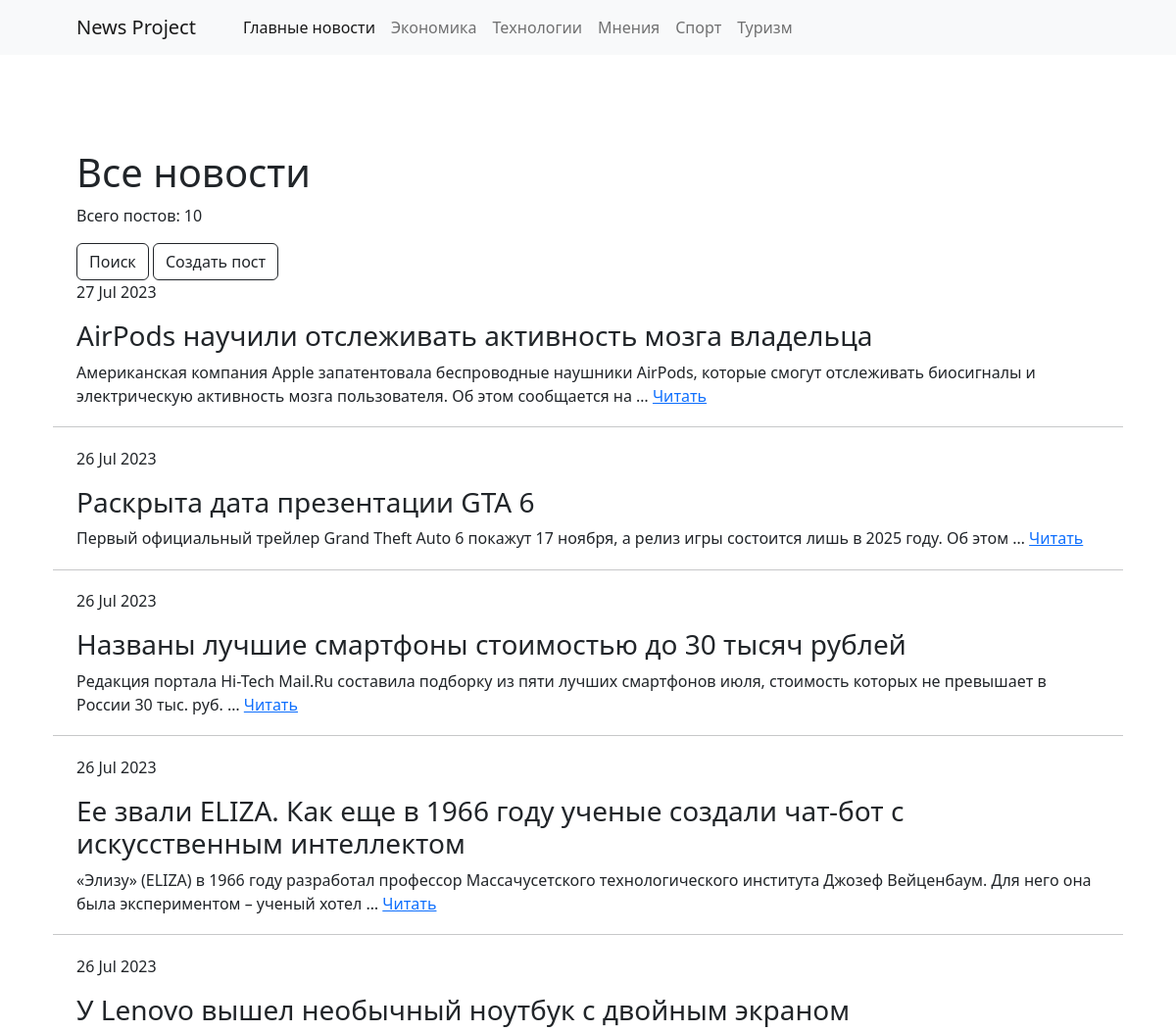
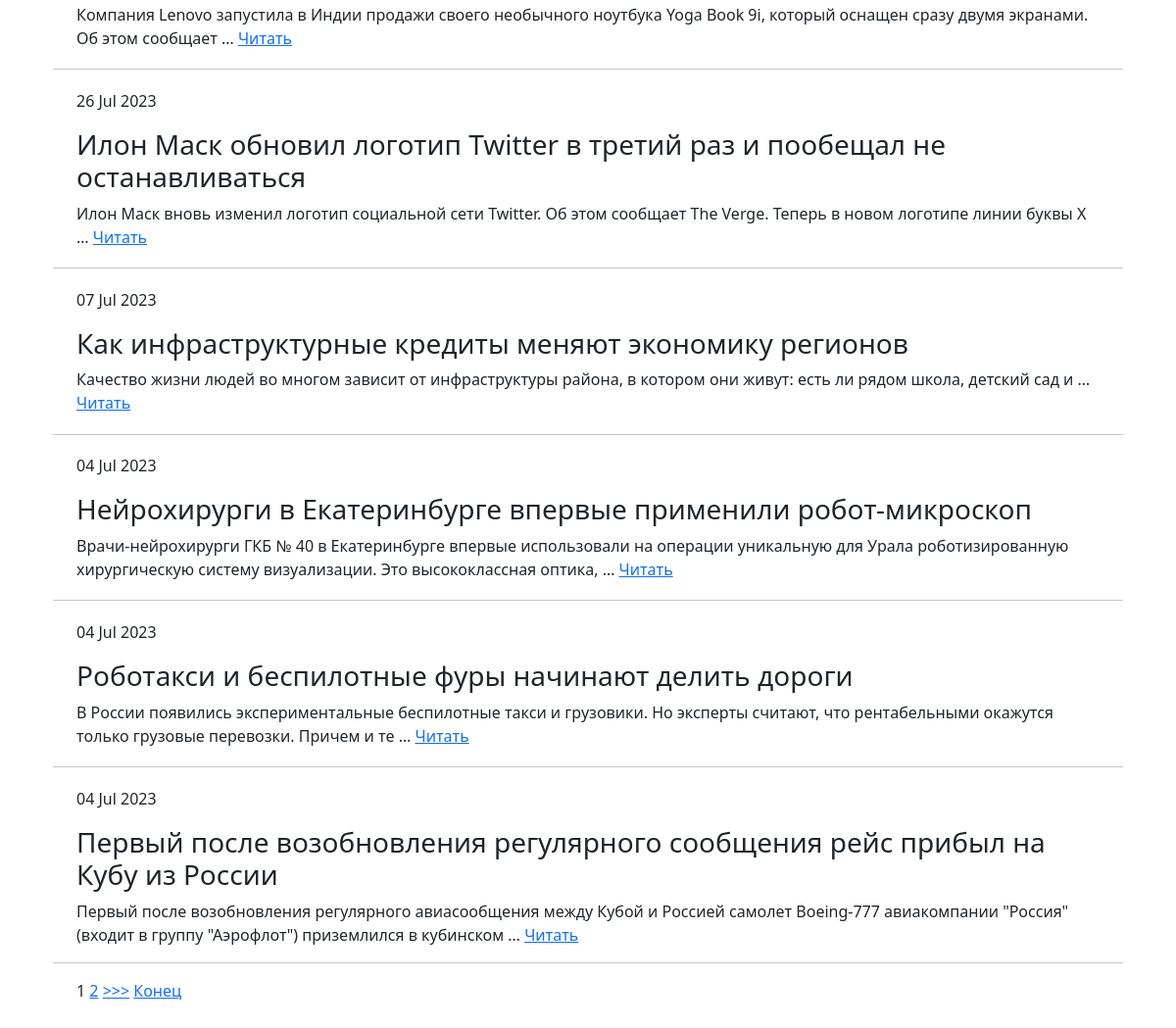
The page / on the database its author committed (2 pictures, top to bottom).
### news/models.py (models this page shows, shortened)
class Category(models.Model):
    name = models.CharField(max_length=64, unique=True)
    subscribers = models.ManyToManyField(User, through='UserCategory', blank=True)
    slug = models.SlugField(max_length=255, unique=True, db_index=True, null=True)

class Post(models.Model):
    author = models.ForeignKey(Author, on_delete=models.CASCADE)
    is_news = models.BooleanField(default=False)  # news=True, article=False
    date = models.DateTimeField(auto_now_add=True)
    title = models.CharField(max_length=255)
    text = models.TextField()
    rating = models.IntegerField(default=0)
    category = models.ManyToManyField(Category, related_name='posts', through='PostCategory')

### news/views.py (the view)
# urls.py: path('', PostList.as_view(), name='news'),
class PostList(ListView):
    model = Post
    template_name = 'news.html'
    context_object_name = 'posts'
    ordering = ['-id']
    paginate_by = 10
    def get_context_data(self, **kwargs):
        context = super().get_context_data(**kwargs)
        context['is_not_author'] = not self.request.user.groups.filter(name='authors').exists()
        context['is_not_login'] = not self.request.user.is_authenticated
        return context

### news/templatetags/custom_tags.py (called while the page is built)
@register.inclusion_tag('navigation.html', takes_context=True)
def show_navigation(context):
    categories = Category.objects.all()
    return {
        "categories": categories,
    }

### templates/news.html (shortened to what this page needs)
{% extends 'default.html' %}
{% load custom_filters %}
{% block content %}
<h1>Все новости</h1>
<p>Всего постов: {{ posts | length}}</p>
<div>
    <a class="btn btn-outline-dark mt-auto" href="{% url 'search' %}">Поиск</a>
    <a class="btn btn-outline-dark mt-auto" href="{% url 'post_add' %}">Создать пост</a>
</div>
{% for post in posts %}
<br>
<p>{{ post.date | date:'d M Y' }}</p>
<h3>{{ post.title | censure:'***' }}</h3>
<p>{{ post.text | truncatewords:20 | censure:'***' }} <a href="{% url 'post_detail' post.id %}">Читать</a></p>
<hr>
{% endfor %}
{% if is_paginated %}
    <p>
    {% for num in page_obj.paginator.page_range %}
        {% if page_obj.number == num %}
            <a>{{ num }}</a>
        {% elif num > page_obj.number|add:'-3' and num < page_obj.number|add:'3' %}
            <a href="?page={{ num }}">{{ num }}</a>
        {% endif %}
    {% endfor %}
    {% if page_obj.has_next %}
        <a href="?page={{ page_obj.next_page_number }}">>>></a>
        <a href="?page={{ page_obj.paginator.num_pages }}">Конец</a>
    {% endif %}
    </p>
{% endif %}
{% endblock content %}

### templates/navigation.html
{% load cache %}
{% cache 300 navigation %}
<ul class="navbar-nav me-auto mb-2 mb-lg-0 ms-lg-4">
    <li class="nav-item"><a class="nav-link active" aria-current="page" href="/">Главные новости</a></li>
    {% for category in categories %}
    <li class="nav-item"><a class="nav-link" href="{% url 'categories' category.slug %}">{{ category.name }}</a></li>
    {% endfor %}
</ul>
{% endcache %}

### rows shown on the page
Category: name "Экономика"
Category: name "Технологии"
Category: name "Мнения"
Category: name "Спорт"
Category: name "Туризм"
Post: date "27 Jul 2023", title|censure "AirPods научили отслеживать активность мозга владельца", text|censure "Американская компания Apple запатентовала беспроводные наушники AirPods, которые смогут отслеживать биосигналы и электрическую активность мозга пользователя. Об этом сообщается на …"
Post: date "26 Jul 2023", title|censure "Раскрыта дата презентации GTA 6", text|censure "Первый официальный трейлер Grand Theft Auto 6 покажут 17 ноября, а релиз игры состоится лишь в 2025 году. Об этом …"
Post: date "26 Jul 2023", title|censure "Названы лучшие смартфоны стоимостью до 30 тысяч рублей", text|censure "Редакция портала Hi-Tech Mail.Ru составила подборку из пяти лучших смартфонов июля, стоимость которых не превышает в России 30 тыс. руб. …"
Post: date "26 Jul 2023", title|censure "Ее звали ELIZA. Как еще в 1966 году ученые создали чат-бот с искусственным интеллектом", text|censure "«Элизу» (ELIZA) в 1966 году разработал профессор Массачусетского технологического института Джозеф Вейценбаум. Для него она была экспериментом – ученый хотел …"
Post: date "26 Jul 2023", title|censure "У Lenovo вышел необычный ноутбук с двойным экраном", text|censure "Компания Lenovo запустила в Индии продажи своего необычного ноутбука Yoga Book 9i, который оснащен сразу двумя экранами. Об этом сообщает …"
Post: date "26 Jul 2023", title|censure "Илон Маск обновил логотип Twitter в третий раз и пообещал не останавливаться", text|censure "Илон Маск вновь изменил логотип социальной сети Twitter. Об этом сообщает The Verge. Теперь в новом логотипе линии буквы X …"
Post: date "07 Jul 2023", title|censure "Как инфраструктурные кредиты меняют экономику регионов", text|censure "Качество жизни людей во многом зависит от инфраструктуры района, в котором они живут: есть ли рядом школа, детский сад и …"
Post: date "04 Jul 2023", title|censure "Нейрохирурги в Екатеринбурге впервые применили робот-микроскоп", text|censure "Врачи-нейрохирурги ГКБ № 40 в Екатеринбурге впервые использовали на операции уникальную для Урала роботизированную хирургическую систему визуализации. Это высококлассная оптика, …"
Post: date "04 Jul 2023", title|censure "Роботакси и беспилотные фуры начинают делить дороги", text|censure "В России появились экспериментальные беспилотные такси и грузовики. Но эксперты считают, что рентабельными окажутся только грузовые перевозки. Причем и те …"
Post: date "04 Jul 2023", title|censure "Первый после возобновления регулярного сообщения рейс прибыл на Кубу из России", text|censure "Первый после возобновления регулярного авиасообщения между Кубой и Россией самолет Boeing-777 авиакомпании \"Россия\" (входит в группу \"Аэрофлот\") приземлился в кубинском …"

### other values the page prints
{{ posts | length }} "10"
{{ num }} "1"
{{ num }} "2"
